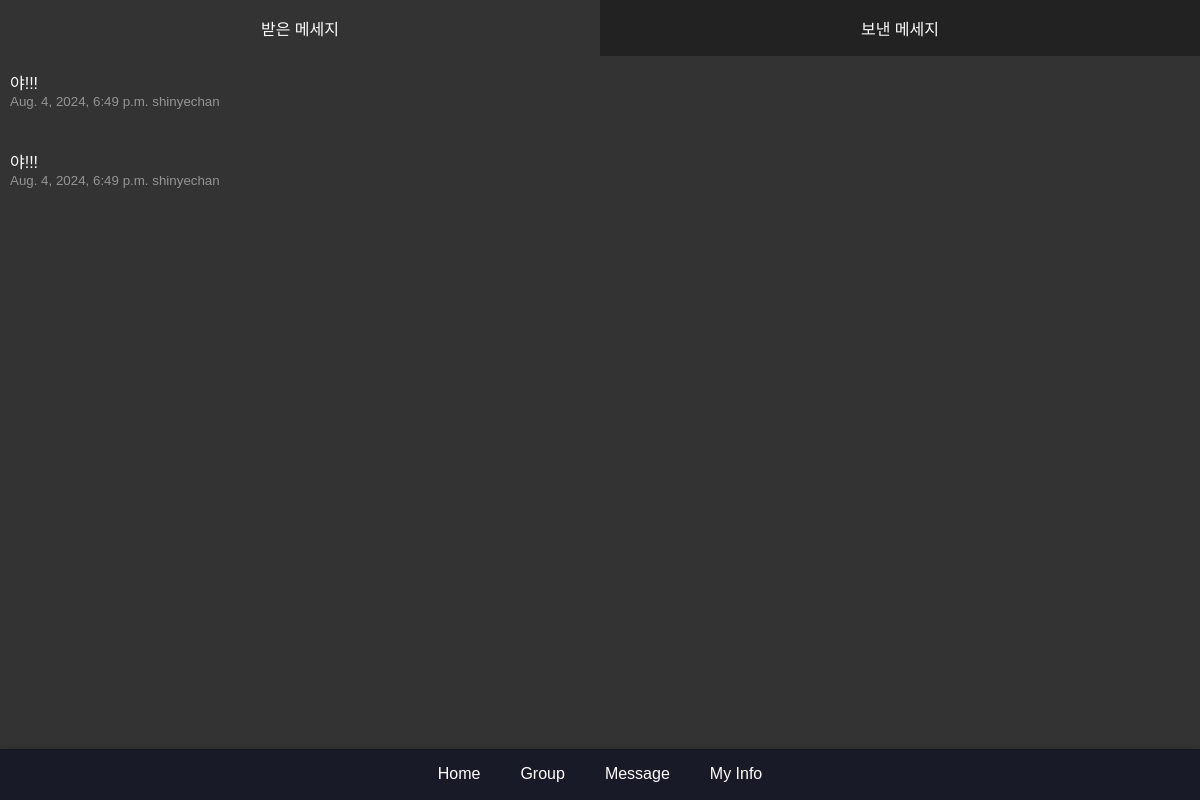
The app's page /message/received/ (signed in), older data.
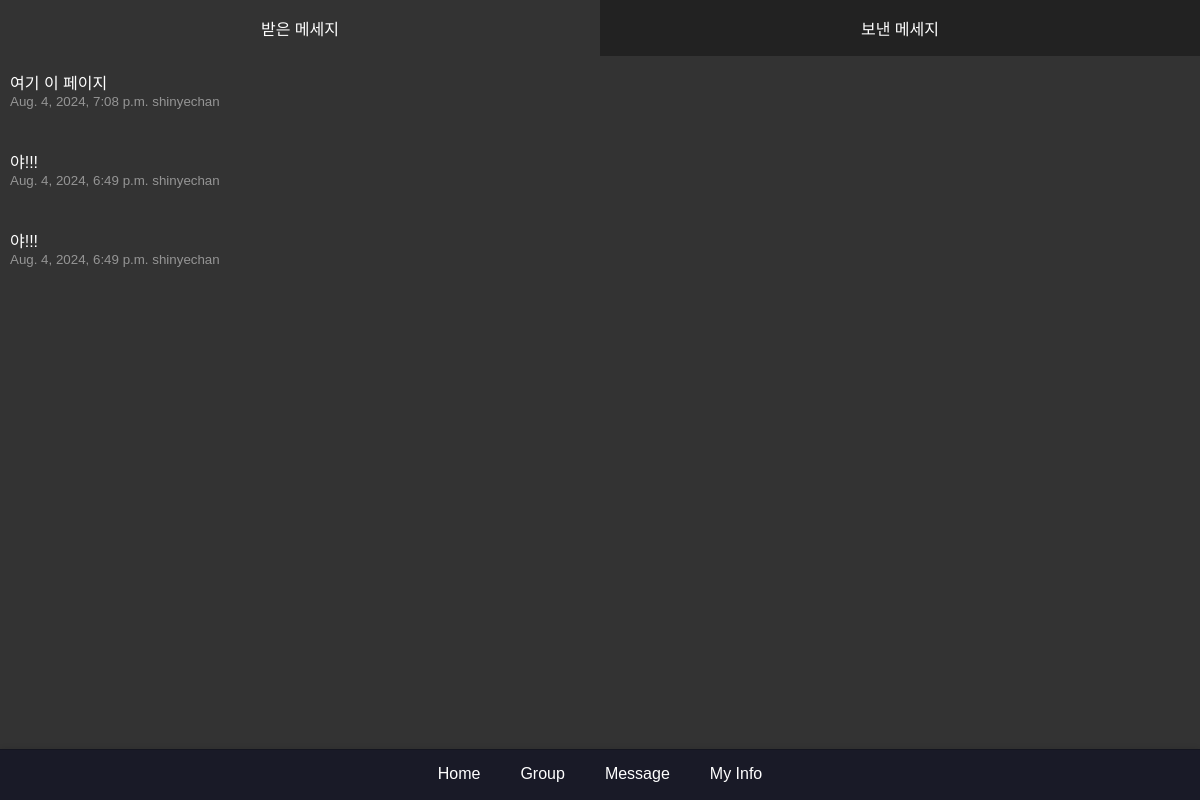
The same page, newer data.
### message/models.py (models this page shows)
class message(models.Model):
    sender = models.ForeignKey(CustomUser, related_name='sent_message', on_delete=models.CASCADE)
    receiver = models.ForeignKey(CustomUser, related_name='received_message', on_delete=models.CASCADE)
    content = models.TextField()
    timestamp = models.DateTimeField(auto_now_add=True)

### main/models.py (models this page shows)
class CustomUser(AbstractUser):
    following = models.ManyToManyField(
        "self", #User 인스턴스가 다른 인스턴스 참조
        verbose_name="팔로우 중인 사용자들",
        related_name="followers",
        symmetrical=False,
        through="relationship.Relationship"
    )
    top_apps = models.JSONField(default=dict, blank=True, null=True)
    total_screentimes = models.IntegerField(blank=True, null=True)

### message/views.py (the view)
# urls.py: path('received/', received_list, name="received_list"),
@login_required
def received_list(request):
    received_messages= message.objects.filter(receiver=request.user).order_by('-timestamp')
    return render(request, 'received_list.html', {'received_messages':received_messages})

### message/templates/received_list.html
{% extends "base.html" %} {% load static %} {% block extra_css %}<link
  rel="stylesheet"
  href="{% static 'css/message.css' %}"
/>{% endblock %}{% block title %}Received Messages List{% endblock %}
{%block content %}
<div class="header">
  <div class="active_message">
    <p>받은 메세지</p>
  </div>
  <a href="{% url 'sent_list' %}" class="noactive_message">보낸 메세지</a>
</div>
<div class="messageListt">
  {% for received_message in received_messages %}
  <div class="messageboxx">
    <a
      href="{% url 'user_profile' user_id=received_message.sender.id %}"
      class="message-content"
    >
      <div class="message-text">{{ received_message.content }}</div>
      <div class="message-meta">
        {{ received_message.timestamp }} {{ received_message.sender }}
      </div>
    </a>
  </div>
  {% endfor %}
</div>
{% endblock %}

Row changes from the older to the newer data that the page shows:
added message: content "여기 이 페이지", timestamp "Aug. 4, 2024, 7:08 p.m.", sender "shinyechan"
